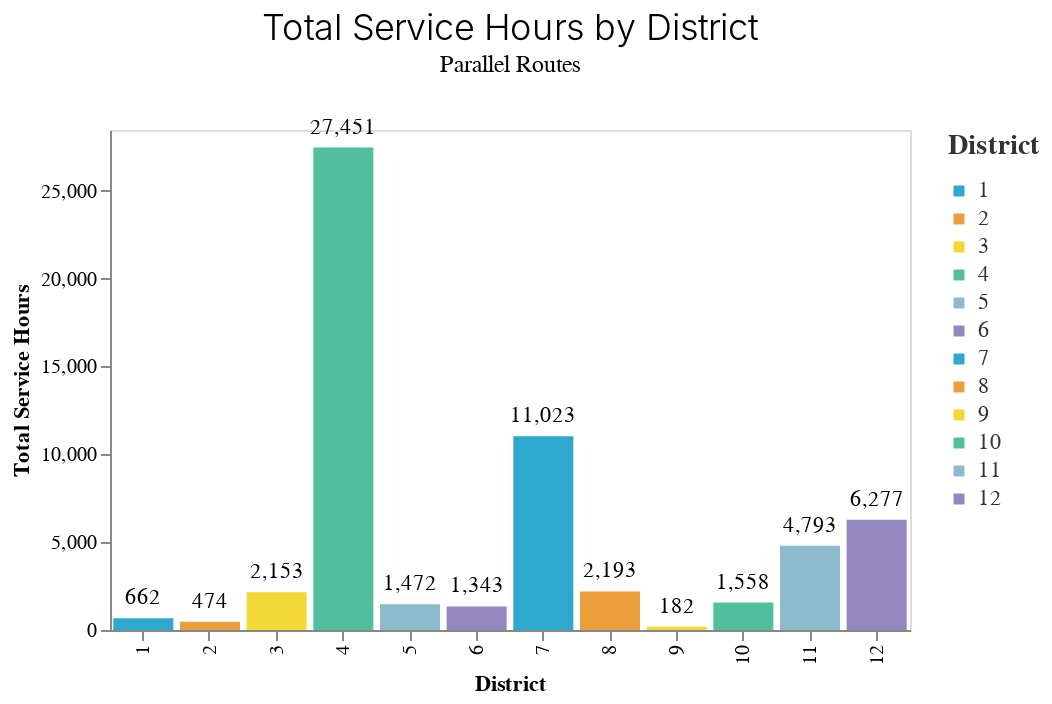
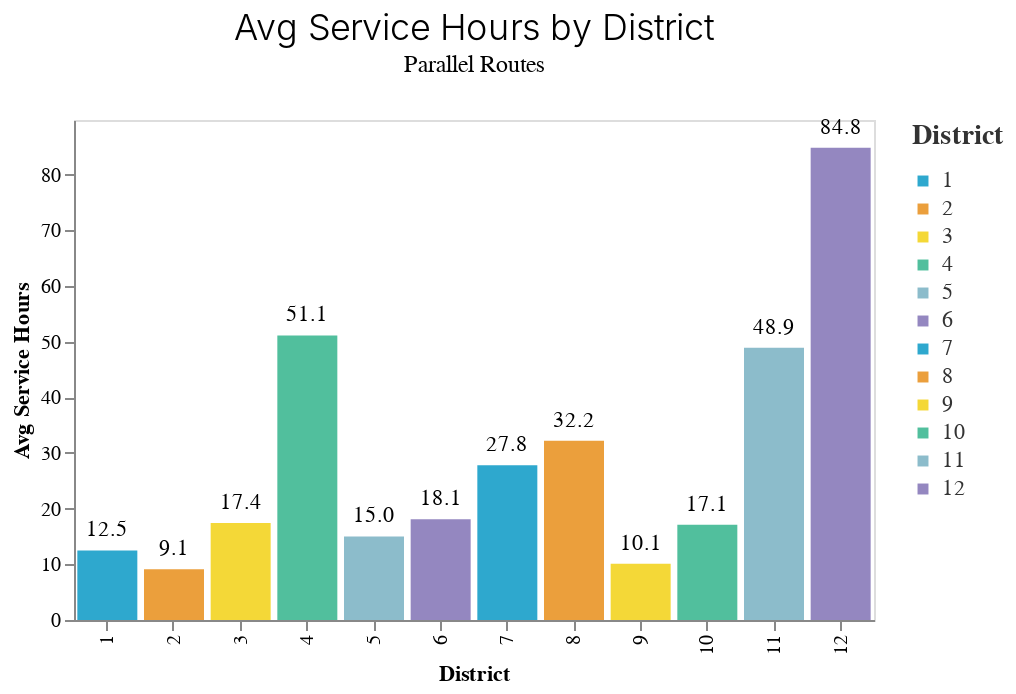

Write notebook code for charts like these, in order.
### Code cell
metrics = [
    "total_service_hours", 
    "avg_service_hours"
]

for m in metrics:
    make_bar(by_district, m)

### Figure 1 — Vega-Lite specification as saved in the notebook (floating-point values rounded to 4 significant figures)
{"config": {"view": {"continuousWidth": 400, "continuousHeight": 300}, "axis": {"grid": false}, "axisBand": {"grid": false}, "background": "white", "font": "Raleway", "header": {"labelFont": "Nunito Sans", "titleFont": "Raleway"}, "legend": {"labelColor": "#333", "labelFont": "Nunito Sans", "labelFontSize": 11, "labelLimit": 0, "padding": 1, "symbolSize": 30, "symbolType": "square", "titleColor": "#333", "titleFont": "Raleway", "titleFontSize": 14, "titlePadding": 10}, "title": {"anchor": "middle", "font": "Raleway", "fontSize": 18, "fontWeight": 300, "offset": 20}}, "layer": [{"mark": "bar", "encoding": {"color": {"field": "District", "scale": {"range": ["#2EA8CE", "#EB9F3C", "#F4D837", "#51BF9D", "#8CBCCB", "#9487C0"]}, "type": "nominal"}, "x": {"field": "District", "title": "District", "type": "nominal"}, "y": {"field": "total_service_hours", "scale": {"domain": [0, 28451]}, "title": "Total Service Hours", "type": "quantitative"}}}, {"mark": {"type": "text", "align": "center", "baseline": "bottom", "color": "black", "dy": -5}, "encoding": {"color": {"value": "black"}, "text": {"field": "total_service_hours", "format": ",.0f", "type": "quantitative"}, "x": {"field": "District", "title": "District", "type": "nominal"}, "y": {"field": "total_service_hours", "scale": {"domain": [0, 28451]}, "title": "Total Service Hours", "type": "quantitative"}}}], "data": {"name": "data-e7f070f1d83a2c9e9be72d3748afbca8"}, "height": 250, "title": {"text": "Total Service Hours by District", "subtitle": "Parallel Routes"}, "width": 400, "$schema": "https://vega.github.io/schema/vega-lite/v4.17.0.json", "datasets": {"data-e7f070f1d83a2c9e9be72d3748afbca8": [{"District": 1.0, "total_service_hours": 662, "unique_route": 53, "pct_total_service_hours": 1.1, "pct_unique_route": 3.1, "avg_service_hours": 12.5}, {"District": 2.0, "total_service_hours": 474, "unique_route": 52, "pct_total_service_hours": 0.8, "pct_unique_route": 3.1, "avg_service_hours": 9.1}, {"District": 3.0, "total_service_hours": 2153, "unique_route": 124, "pct_total_service_hours": 3.6, "pct_unique_route": 7.4, "avg_service_hours": 17.4}, {"District": 4.0, "total_service_hours": 27451, "unique_route": 537, "pct_total_service_hours": 46.1, "pct_unique_route": 31.9, "avg_service_hours": 51.1}, {"District": 5.0, "total_service_hours": 1472, "unique_route": 98, "pct_total_service_hours": 2.5, "pct_unique_route": 5.8, "avg_service_hours": 15.0}, {"District": 6.0, "total_service_hours": 1343, "unique_route": 74, "pct_total_service_hours": 2.3, "pct_unique_route": 4.4, "avg_service_hours": 18.1}, {"District": 7.0, "total_service_hours": 11023, "unique_route": 397, "pct_total_service_hours": 18.5, "pct_unique_route": 23.6, "avg_service_hours": 27.8}, {"District": 8.0, "total_service_hours": 2193, "unique_route": 68, "pct_total_service_hours": 3.7, "pct_unique_route": 4.0, "avg_service_hours": 32.2}, {"District": 9.0, "total_service_hours": 182, "unique_route": 18, "pct_total_service_hours": 0.3, "pct_unique_route": 1.1, "avg_service_hours": 10.1}, {"District": 10.0, "total_service_hours": 1558, "unique_route": 91, "pct_total_service_hours": 2.6, "pct_unique_route": 5.4, "avg_service_hours": 17.1}, {"District": 11.0, "total_service_hours": 4793, "unique_route": 98, "pct_total_service_hours": 8.0, "pct_unique_route": 5.8, "avg_service_hours": 48.9}, {"District": 12.0, "total_service_hours": 6277, "unique_route": 74, "pct_total_service_hours": 10.5, "pct_unique_route": 4.4, "avg_service_hours": 84.8}]}}

### Figure 2 — Vega-Lite specification as saved in the notebook (floating-point values rounded to 4 significant figures)
{"config": {"view": {"continuousWidth": 400, "continuousHeight": 300}, "axis": {"grid": false}, "axisBand": {"grid": false}, "background": "white", "font": "Raleway", "header": {"labelFont": "Nunito Sans", "titleFont": "Raleway"}, "legend": {"labelColor": "#333", "labelFont": "Nunito Sans", "labelFontSize": 11, "labelLimit": 0, "padding": 1, "symbolSize": 30, "symbolType": "square", "titleColor": "#333", "titleFont": "Raleway", "titleFontSize": 14, "titlePadding": 10}, "title": {"anchor": "middle", "font": "Raleway", "fontSize": 18, "fontWeight": 300, "offset": 20}}, "layer": [{"mark": "bar", "encoding": {"color": {"field": "District", "scale": {"range": ["#2EA8CE", "#EB9F3C", "#F4D837", "#51BF9D", "#8CBCCB", "#9487C0"]}, "type": "nominal"}, "x": {"field": "District", "title": "District", "type": "nominal"}, "y": {"field": "avg_service_hours", "scale": {"domain": [0, 89.8]}, "title": "Avg Service Hours", "type": "quantitative"}}}, {"mark": {"type": "text", "align": "center", "baseline": "bottom", "color": "black", "dy": -5}, "encoding": {"color": {"value": "black"}, "text": {"field": "avg_service_hours", "format": ",.1f", "type": "quantitative"}, "x": {"field": "District", "title": "District", "type": "nominal"}, "y": {"field": "avg_service_hours", "scale": {"domain": [0, 89.8]}, "title": "Avg Service Hours", "type": "quantitative"}}}], "data": {"name": "data-e7f070f1d83a2c9e9be72d3748afbca8"}, "height": 250, "title": {"text": "Avg Service Hours by District", "subtitle": "Parallel Routes"}, "width": 400, "$schema": "https://vega.github.io/schema/vega-lite/v4.17.0.json", "datasets": {"data-e7f070f1d83a2c9e9be72d3748afbca8": [{"District": 1.0, "total_service_hours": 662, "unique_route": 53, "pct_total_service_hours": 1.1, "pct_unique_route": 3.1, "avg_service_hours": 12.5}, {"District": 2.0, "total_service_hours": 474, "unique_route": 52, "pct_total_service_hours": 0.8, "pct_unique_route": 3.1, "avg_service_hours": 9.1}, {"District": 3.0, "total_service_hours": 2153, "unique_route": 124, "pct_total_service_hours": 3.6, "pct_unique_route": 7.4, "avg_service_hours": 17.4}, {"District": 4.0, "total_service_hours": 27451, "unique_route": 537, "pct_total_service_hours": 46.1, "pct_unique_route": 31.9, "avg_service_hours": 51.1}, {"District": 5.0, "total_service_hours": 1472, "unique_route": 98, "pct_total_service_hours": 2.5, "pct_unique_route": 5.8, "avg_service_hours": 15.0}, {"District": 6.0, "total_service_hours": 1343, "unique_route": 74, "pct_total_service_hours": 2.3, "pct_unique_route": 4.4, "avg_service_hours": 18.1}, {"District": 7.0, "total_service_hours": 11023, "unique_route": 397, "pct_total_service_hours": 18.5, "pct_unique_route": 23.6, "avg_service_hours": 27.8}, {"District": 8.0, "total_service_hours": 2193, "unique_route": 68, "pct_total_service_hours": 3.7, "pct_unique_route": 4.0, "avg_service_hours": 32.2}, {"District": 9.0, "total_service_hours": 182, "unique_route": 18, "pct_total_service_hours": 0.3, "pct_unique_route": 1.1, "avg_service_hours": 10.1}, {"District": 10.0, "total_service_hours": 1558, "unique_route": 91, "pct_total_service_hours": 2.6, "pct_unique_route": 5.4, "avg_service_hours": 17.1}, {"District": 11.0, "total_service_hours": 4793, "unique_route": 98, "pct_total_service_hours": 8.0, "pct_unique_route": 5.8, "avg_service_hours": 48.9}, {"District": 12.0, "total_service_hours": 6277, "unique_route": 74, "pct_total_service_hours": 10.5, "pct_unique_route": 4.4, "avg_service_hours": 84.8}]}}
